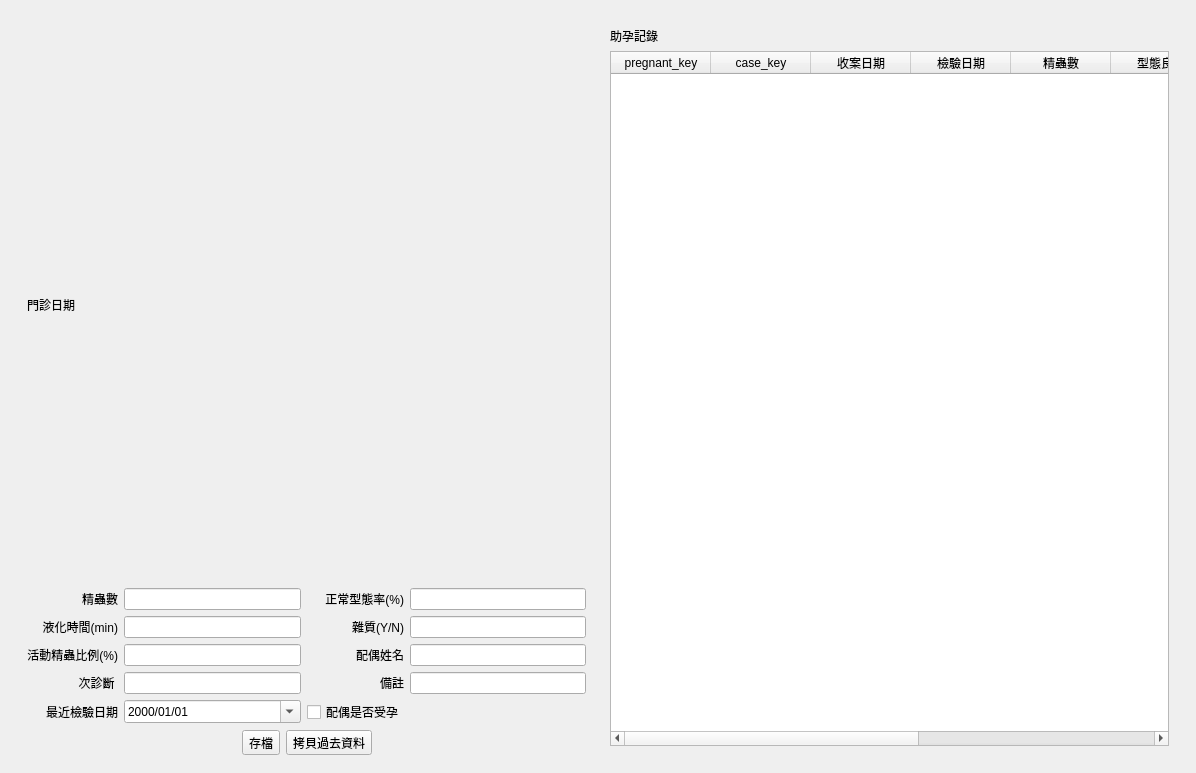
<?xml version="1.0" encoding="UTF-8"?>
<ui version="4.0">
 <class>MainWindow</class>
 <widget class="QMainWindow" name="MainWindow">
  <property name="geometry">
   <rect>
    <x>0</x>
    <y>0</y>
    <width>1196</width>
    <height>773</height>
   </rect>
  </property>
  <property name="windowTitle">
   <string>MainWindow</string>
  </property>
  <widget class="QWidget" name="centralwidget">
   <layout class="QVBoxLayout" name="verticalLayout_3">
    <item>
     <layout class="QHBoxLayout" name="horizontalLayout">
      <property name="leftMargin">
       <number>9</number>
      </property>
      <property name="topMargin">
       <number>9</number>
      </property>
      <property name="rightMargin">
       <number>9</number>
      </property>
      <property name="bottomMargin">
       <number>9</number>
      </property>
      <item>
       <layout class="QVBoxLayout" name="verticalLayout">
        <item>
         <layout class="QGridLayout" name="gridLayout_5">
          <property name="leftMargin">
           <number>9</number>
          </property>
          <property name="topMargin">
           <number>9</number>
          </property>
          <property name="rightMargin">
           <number>9</number>
          </property>
          <property name="bottomMargin">
           <number>0</number>
          </property>
          <property name="spacing">
           <number>6</number>
          </property>
          <item row="5" column="2">
           <widget class="QDateEdit" name="dateEdit_exam_date">
            <property name="displayFormat">
             <string>yyyy/MM/dd</string>
            </property>
            <property name="calendarPopup">
             <bool>true</bool>
            </property>
           </widget>
          </item>
          <item row="4" column="2">
           <widget class="QLineEdit" name="lineEdit_second_disease">
            <property name="clearButtonEnabled">
             <bool>true</bool>
            </property>
           </widget>
          </item>
          <item row="3" column="3">
           <widget class="QLabel" name="label_16">
            <property name="text">
             <string>配偶姓名</string>
            </property>
            <property name="alignment">
             <set>Qt::AlignRight|Qt::AlignTrailing|Qt::AlignVCenter</set>
            </property>
           </widget>
          </item>
          <item row="1" column="4">
           <widget class="QLineEdit" name="lineEdit_yield">
            <property name="clearButtonEnabled">
             <bool>true</bool>
            </property>
           </widget>
          </item>
          <item row="2" column="2">
           <widget class="QLineEdit" name="lineEdit_liquefaction">
            <property name="clearButtonEnabled">
             <bool>true</bool>
            </property>
           </widget>
          </item>
          <item row="4" column="4">
           <widget class="QLineEdit" name="lineEdit_misc">
            <property name="clearButtonEnabled">
             <bool>true</bool>
            </property>
           </widget>
          </item>
          <item row="1" column="3">
           <widget class="QLabel" name="label_18">
            <property name="text">
             <string>正常型態率(%)</string>
            </property>
            <property name="alignment">
             <set>Qt::AlignRight|Qt::AlignTrailing|Qt::AlignVCenter</set>
            </property>
           </widget>
          </item>
          <item row="2" column="4">
           <widget class="QLineEdit" name="lineEdit_impurity">
            <property name="clearButtonEnabled">
             <bool>true</bool>
            </property>
           </widget>
          </item>
          <item row="3" column="4">
           <widget class="QLineEdit" name="lineEdit_spouse">
            <property name="clearButtonEnabled">
             <bool>true</bool>
            </property>
           </widget>
          </item>
          <item row="3" column="2">
           <widget class="QLineEdit" name="lineEdit_activity">
            <property name="clearButtonEnabled">
             <bool>true</bool>
            </property>
           </widget>
          </item>
          <item row="1" column="2">
           <widget class="QLineEdit" name="lineEdit_sperm">
            <property name="clearButtonEnabled">
             <bool>true</bool>
            </property>
           </widget>
          </item>
          <item row="2" column="3">
           <widget class="QLabel" name="label_15">
            <property name="text">
             <string>雜質(Y/N)</string>
            </property>
            <property name="alignment">
             <set>Qt::AlignRight|Qt::AlignTrailing|Qt::AlignVCenter</set>
            </property>
           </widget>
          </item>
          <item row="4" column="3">
           <widget class="QLabel" name="label_23">
            <property name="text">
             <string>備註</string>
            </property>
            <property name="alignment">
             <set>Qt::AlignRight|Qt::AlignTrailing|Qt::AlignVCenter</set>
            </property>
           </widget>
          </item>
          <item row="5" column="3">
           <widget class="QCheckBox" name="checkBox_fertilization">
            <property name="text">
             <string>配偶是否受孕</string>
            </property>
           </widget>
          </item>
          <item row="0" column="0" colspan="5">
           <widget class="QLabel" name="label_case_date">
            <property name="text">
             <string>門診日期</string>
            </property>
            <property name="alignment">
             <set>Qt::AlignLeading|Qt::AlignLeft|Qt::AlignVCenter</set>
            </property>
           </widget>
          </item>
          <item row="1" column="0" colspan="2">
           <widget class="QLabel" name="label_19">
            <property name="text">
             <string>精蟲數</string>
            </property>
            <property name="alignment">
             <set>Qt::AlignRight|Qt::AlignTrailing|Qt::AlignVCenter</set>
            </property>
           </widget>
          </item>
          <item row="2" column="0" colspan="2">
           <widget class="QLabel" name="label_20">
            <property name="text">
             <string>液化時間(min)</string>
            </property>
            <property name="alignment">
             <set>Qt::AlignRight|Qt::AlignTrailing|Qt::AlignVCenter</set>
            </property>
           </widget>
          </item>
          <item row="3" column="0" colspan="2">
           <widget class="QLabel" name="label_21">
            <property name="text">
             <string>活動精蟲比例(%)</string>
            </property>
            <property name="alignment">
             <set>Qt::AlignRight|Qt::AlignTrailing|Qt::AlignVCenter</set>
            </property>
           </widget>
          </item>
          <item row="4" column="0" colspan="2">
           <widget class="QLabel" name="label_22">
            <property name="text">
             <string>次診斷 </string>
            </property>
            <property name="alignment">
             <set>Qt::AlignRight|Qt::AlignTrailing|Qt::AlignVCenter</set>
            </property>
           </widget>
          </item>
          <item row="5" column="0" colspan="2">
           <widget class="QLabel" name="label_24">
            <property name="text">
             <string>最近檢驗日期</string>
            </property>
            <property name="alignment">
             <set>Qt::AlignRight|Qt::AlignTrailing|Qt::AlignVCenter</set>
            </property>
           </widget>
          </item>
         </layout>
        </item>
        <item>
         <layout class="QVBoxLayout" name="verticalLayout_physique"/>
        </item>
        <item>
         <layout class="QHBoxLayout" name="horizontalLayout_4">
          <item>
           <spacer name="horizontalSpacer">
            <property name="orientation">
             <enum>Qt::Horizontal</enum>
            </property>
            <property name="sizeHint" stdset="0">
             <size>
              <width>40</width>
              <height>20</height>
             </size>
            </property>
           </spacer>
          </item>
          <item>
           <widget class="QToolButton" name="toolButton_save">
            <property name="text">
             <string>存檔</string>
            </property>
            <property name="icon">
             <iconset>
              <normaloff>../icons/document-save.svg</normaloff>../icons/document-save.svg</iconset>
            </property>
            <property name="toolButtonStyle">
             <enum>Qt::ToolButtonTextBesideIcon</enum>
            </property>
           </widget>
          </item>
          <item>
           <widget class="QToolButton" name="toolButton_copy">
            <property name="text">
             <string>拷貝過去資料</string>
            </property>
            <property name="icon">
             <iconset>
              <normaloff>../icons/editcopy.svg</normaloff>../icons/editcopy.svg</iconset>
            </property>
            <property name="toolButtonStyle">
             <enum>Qt::ToolButtonTextBesideIcon</enum>
            </property>
           </widget>
          </item>
          <item>
           <spacer name="horizontalSpacer_2">
            <property name="orientation">
             <enum>Qt::Horizontal</enum>
            </property>
            <property name="sizeHint" stdset="0">
             <size>
              <width>40</width>
              <height>20</height>
             </size>
            </property>
           </spacer>
          </item>
         </layout>
        </item>
       </layout>
      </item>
      <item>
       <widget class="QFrame" name="frame1">
        <property name="maximumSize">
         <size>
          <width>700</width>
          <height>16777215</height>
         </size>
        </property>
        <layout class="QVBoxLayout" name="verticalLayout_4">
         <item>
          <widget class="QLabel" name="label">
           <property name="text">
            <string>助孕記錄</string>
           </property>
          </widget>
         </item>
         <item>
          <widget class="QTableWidget" name="tableWidget_past_pregnant">
           <property name="alternatingRowColors">
            <bool>true</bool>
           </property>
           <property name="selectionMode">
            <enum>QAbstractItemView::SingleSelection</enum>
           </property>
           <property name="selectionBehavior">
            <enum>QAbstractItemView::SelectRows</enum>
           </property>
           <column>
            <property name="text">
             <string>pregnant_key</string>
            </property>
           </column>
           <column>
            <property name="text">
             <string>case_key</string>
            </property>
           </column>
           <column>
            <property name="text">
             <string>收案日期</string>
            </property>
           </column>
           <column>
            <property name="text">
             <string>檢驗日期</string>
            </property>
           </column>
           <column>
            <property name="text">
             <string>精蟲數</string>
            </property>
           </column>
           <column>
            <property name="text">
             <string>型態良率</string>
            </property>
           </column>
           <column>
            <property name="text">
             <string>液化</string>
            </property>
           </column>
           <column>
            <property name="text">
             <string>活動力</string>
            </property>
           </column>
           <column>
            <property name="text">
             <string>受孕</string>
            </property>
           </column>
          </widget>
         </item>
         <item>
          <layout class="QVBoxLayout" name="verticalLayout_chart"/>
         </item>
        </layout>
       </widget>
      </item>
     </layout>
    </item>
   </layout>
  </widget>
 </widget>
 <resources/>
 <connections/>
</ui>
